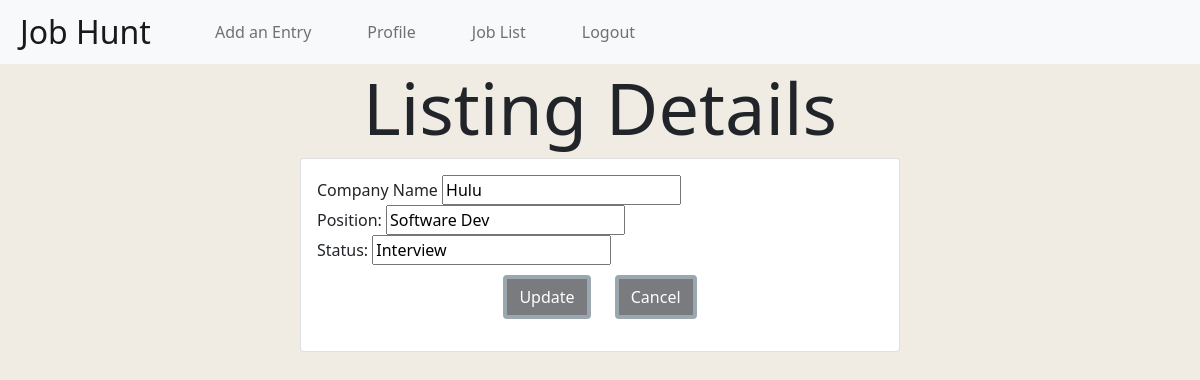
Screenshot of /jobs/11/edit (signed in) with the database file from the repository.
### jobHuntApp/models.py (models this page shows)
class Job(models.Model):
    company_name = models.CharField(max_length=50)
    position = models.CharField(max_length=50)
    status = models.CharField(max_length=50)
    created_by = models.ForeignKey(User, related_name="jobs", on_delete=models.CASCADE, null=True)
    users_follow_up = models.ManyToManyField(User, related_name="jobs_users_marked")
    created_at = models.DateTimeField(auto_now_add=True)
    updated_at = models.DateTimeField(auto_now=True)
    objects = JobManager()

### jobHuntApp/views.py (the view)
# urls.py: path('jobs/<int:job_id>/edit', views.edit_entry),
def edit_entry(request, job_id):
    if 'user_id' not in request.session:
        return redirect('/')
    context = {
        "job": Job.objects.get(id=job_id)
    }
    return render(request, "listingdetails.html", context)

### jobHuntApp/templates/listingdetails.html (shortened to what this page needs)
    <head>
        <link href="https://cdn.jsdelivr.net/npm/bootstrap@5.1.0/dist/css/bootstrap.min.css" rel="stylesheet">
        <link rel="stylesheet" href="/static/css/style.css">
    </head>
    <body>
        {% include "navBar.html" %}
        <div class="container">
            <h1 class="display-2 text-center">Listing Details</h1>
            <div class="card mx-auto" style="width:600px">
                <div class="card-body">
                    <form action="/jobs/{{job.id}}/update" method="POST">
                        <div class="form-group row">
                            <label for="company_name">Company Name <input type="text" name="company_name" value="{{ job.company_name }}"></label>
                        </div>
                        <div class="form-group row">
                            <label for="position">Position: <input type="text" name="position" value="{{job.position}}"></label>
                        </div>
                        <div class="form-group row">
                            <label for="status">Status: <input type="text" name="status" value="{{job.status}}"></label>
                        </div>
                        <div class="col text-center">
                            <input type="submit" value="Update" class="btn btn-Dark">
                            <a class="btn btn-Dark" href="/jobs" role="button">Cancel </a>
                        </div>
                    </form>
                </div>
            </div>
        </div>
    </body>
</html>

### jobHuntApp/static/css/style.css (style rules this page uses)
body { background-color: #F0ECE3; }
a { text-decoration: none; color: #596E79; }
.btn { margin: 10px 10px 0 10px; border: 4px #596E79 solid; opacity: 60%; }

### rows the page displays
Job: company_name "Hulu", position "Software Dev", status "Interview"
